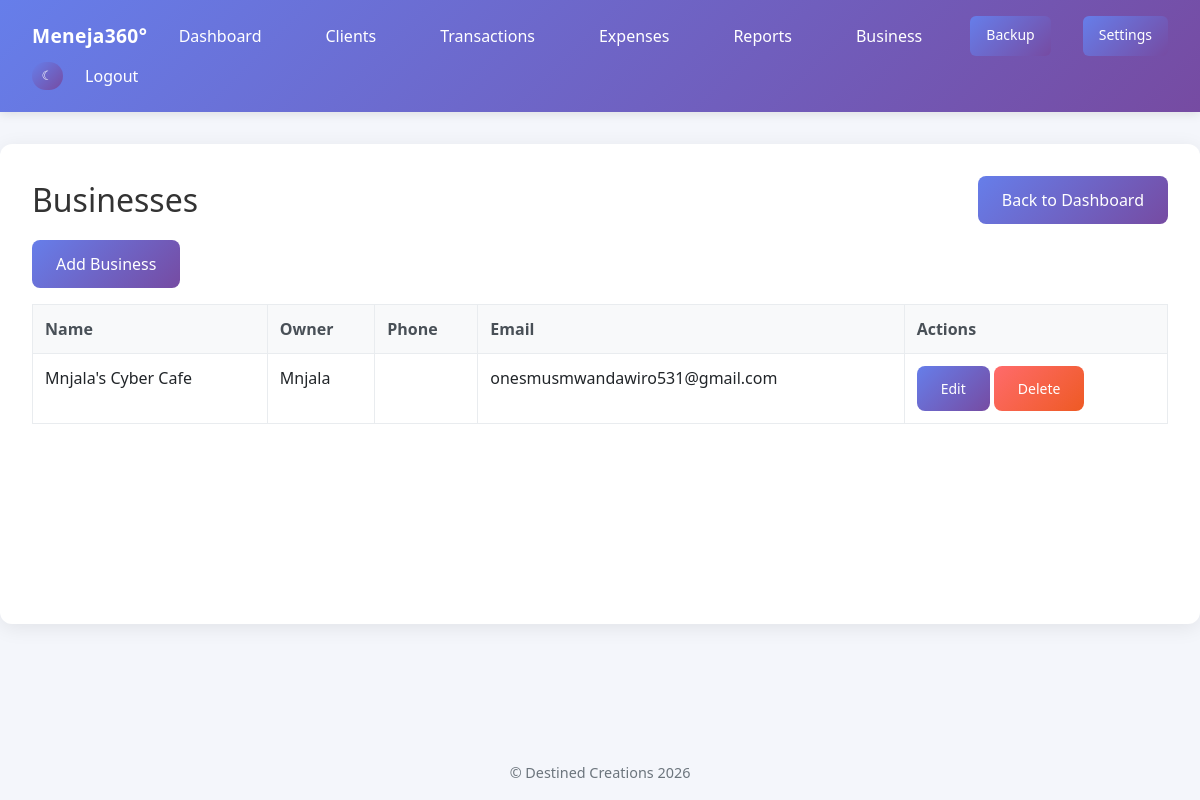
/business/ (signed in), run on the app's committed database.
### core/models.py (models this page shows, shortened)
class BusinessProfile(models.Model):
    APPROVAL_PENDING = 'pending'
    APPROVAL_APPROVED = 'approved'
    APPROVAL_REJECTED = 'rejected'
    APPROVAL_STATUS_CHOICES = [
        (APPROVAL_PENDING, 'Pending Approval'),
        (APPROVAL_APPROVED, 'Approved'),
        (APPROVAL_REJECTED, 'Rejected'),
    ]
    owner = models.OneToOneField(
        settings.AUTH_USER_MODEL,
        on_delete=models.CASCADE,
        related_name='business_profile',
        blank=True,
        null=True,
    )
    name = models.CharField("Business Name", max_length=255)
    owner_name = models.CharField("Owner Name", max_length=255)
    phone = models.CharField("Phone", max_length=50)
    email = models.EmailField("Email", blank=True, null=True)
    location = models.TextField("Location")
    logo = models.ImageField("Logo", upload_to="logos/", blank=True, null=True)
    subscription_start_date = models.DateField("Subscription Start Date", blank=True, null=True)
    subscription_end_date = models.DateField("Subscription End Date", blank=True, null=True)
    is_active = models.BooleanField("Active", default=True)
    approval_status = models.CharField("Approval Status", max_length=20, choices=APPROVAL_STATUS_CHOICES, default=APPROVAL_APPROVED)
    date_created = models.DateTimeField("Date Created", default=timezone.now)
    class Meta:
        verbose_name = "Business Profile"
        verbose_name_plural = "Business Profiles"

### core/views.py (the view)
# urls.py: path('business/', views.BusinessListView.as_view(), name='business_list'),
class BusinessListView(LoginRequiredMixin, AdminRequiredMixin, UserBusinessMixin, ListView):
    model = BusinessProfile
    template_name = 'core/business_list.html'
    def get_queryset(self):
        return BusinessProfile.objects.filter(owner=self.request.user)

### core/context_processors.py (called while the page is built)
def app_permissions(request):
    user = getattr(request, 'user', None)
    return {
        'app_role': get_user_role(user) if user and user.is_authenticated else None,
        'can_backup_restore': can_backup_restore(user) if user and user.is_authenticated else False,
        'can_manage_business': can_manage_business(user) if user and user.is_authenticated else False,
        'can_manage_records': can_manage_records(user) if user and user.is_authenticated else False,
        'can_view_reports': can_view_reports(user) if user and user.is_authenticated else False,
    }

### core/permissions.py (called while the page is built)
def get_user_role(user):
    if not user or not user.is_authenticated:
        return None
    business = get_user_business(user)
    if business.owner_id == user.id:
        return 'admin'
    profile = _get_profile(user)
    if profile and getattr(profile, 'business_id', None) == business.id:
        return profile.role
    return 'staff'

def can_backup_restore(user):
    return get_user_role(user) == 'admin'

def can_manage_business(user):
    return get_user_role(user) == 'admin'

def can_manage_records(user):
    return get_user_role(user) in {'admin', 'staff'}

def can_view_reports(user):
    return get_user_role(user) in {'admin', 'staff', 'viewer'}

    def dispatch(self, request, *args, **kwargs):
        if not self.has_permission():
            messages.error(request, self.permission_denied_message)
            return redirect('dashboard')
        return super().dispatch(request, *args, **kwargs)

    def has_permission(self):
        return can_manage_business(self.request.user)

### core/tenancy.py (called while the page is built)
def get_user_business(user):
    if not user or not user.is_authenticated:
        raise PermissionDenied("Authentication is required.")
    try:
        profile = user.profile
    except (AttributeError, ObjectDoesNotExist, OperationalError, ProgrammingError):
        profile = None
    if profile and getattr(profile, 'business_id', None):
        return profile.business
    return BusinessProfile.get_or_create_for_user(user)

### templates/core/business_list.html (shortened to what this page needs)
{% extends 'base.html' %}
{% block content %}
<div style="display:flex; justify-content:space-between; align-items:center; gap:1rem; flex-wrap:wrap; margin-bottom:1rem;">
    <h2 style="margin:0;">Businesses</h2>
    <a href="{% url 'dashboard' %}" class="btn btn-light">Back to Dashboard</a>
</div>
<a href="{% url 'business_add' %}" class="btn">Add Business</a>
<table class="table">
    <thead><tr><th>Name</th><th>Owner</th><th>Phone</th><th>Email</th><th>Actions</th></tr></thead>
    <tbody>
    {% for obj in object_list %}
        <tr>
            <td>{{ obj.name }}</td>
            <td>{{ obj.owner_name }}</td>
            <td>{{ obj.phone }}</td>
            <td>{{ obj.email }}</td>
            <td>
                <a href="{% url 'business_edit' obj.pk %}" class="btn btn-sm">Edit</a>
                <form method="post" action="{% url 'business_delete' obj.pk %}" style="display:inline;" onsubmit="return confirm('Delete this business?');">
                    <button type="submit" class="btn btn-sm btn-danger">Delete</button>
                </form>
            </td>
        </tr>
    {% empty %}
        <tr><td colspan="5">No businesses yet.</td></tr>
    {% endfor %}
    </tbody>
</table>
{% endblock %}

### static/css/style.css (style rules this page uses)
body { font-family: 'Segoe UI', Tahoma, Geneva, Verdana, sans-serif; background: #f8f9fa; color: #333; margin: 0; padding: 0; min-height: 100vh; display: flex; flex-direction: column; }
.table { width: 100%; border-collapse: collapse; margin-top: 1rem; }
.table th, .table td { border: 1px solid #e9ecef; padding: 0.75rem; text-align: left; }
.table th { background: #f8f9fa; font-weight: 600; color: #495057; }
.btn { padding: 0.75rem 1.5rem; background: linear-gradient(135deg, #667eea 0%, #764ba2 100%); color: #fff; text-decoration: none; border-radius: 8px; border: none; cursor: pointer; transition: all 0.3s ease; font-weight: 500; }
.btn-danger { background: linear-gradient(135deg, #ff6b6b 0%, #ee5a24 100%); }
.light-mode { background: #f4f6fb; color: #333; }

### data on the page
BusinessProfile: name "Mnjala's Cyber Cafe", owner_name "Mnjala", email "onesmusmwandawiro531@gmail.com"
